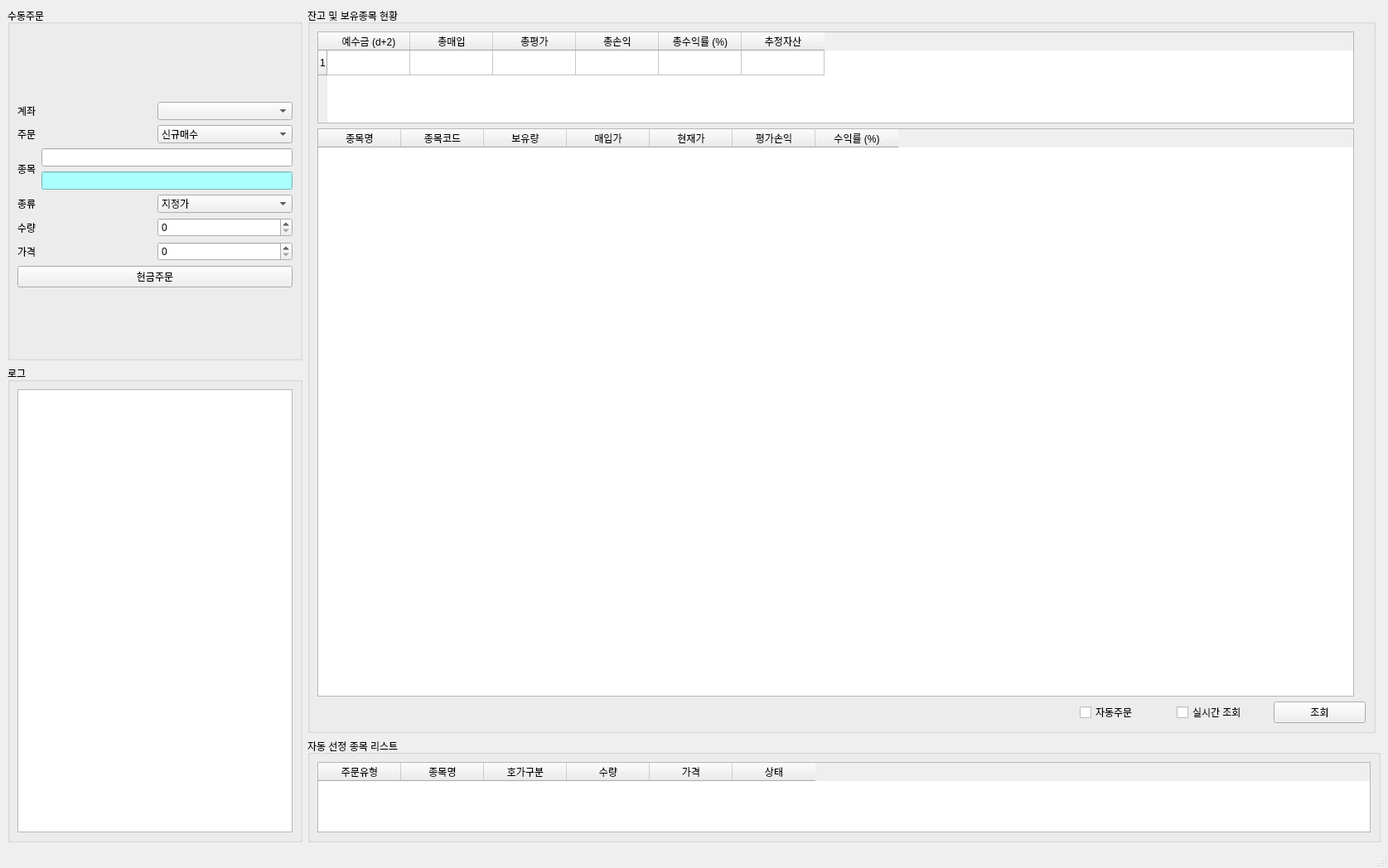
<?xml version="1.0" encoding="UTF-8"?>
<ui version="4.0">
 <class>MainWindow</class>
 <widget class="QMainWindow" name="MainWindow">
  <property name="geometry">
   <rect>
    <x>0</x>
    <y>0</y>
    <width>1675</width>
    <height>1048</height>
   </rect>
  </property>
  <property name="windowTitle">
   <string>PyTrader v0.4</string>
  </property>
  <property name="windowIcon">
   <iconset>
    <normaloff>pytrader.png</normaloff>pytrader.png</iconset>
  </property>
  <widget class="QWidget" name="centralwidget">
   <layout class="QHBoxLayout" name="horizontalLayout_10">
    <item>
     <layout class="QHBoxLayout" name="horizontalLayout_9">
      <item>
       <layout class="QVBoxLayout" name="verticalLayout_7">
        <item>
         <widget class="QGroupBox" name="groupBox">
          <property name="minimumSize">
           <size>
            <width>356</width>
            <height>426</height>
           </size>
          </property>
          <property name="maximumSize">
           <size>
            <width>356</width>
            <height>426</height>
           </size>
          </property>
          <property name="title">
           <string>수동주문</string>
          </property>
          <layout class="QVBoxLayout" name="verticalLayout_4" stretch="0">
           <property name="topMargin">
            <number>18</number>
           </property>
           <item>
            <layout class="QVBoxLayout" name="verticalLayout_2">
             <item>
              <layout class="QHBoxLayout" name="horizontalLayout">
               <item>
                <widget class="QLabel" name="label">
                 <property name="text">
                  <string>계좌</string>
                 </property>
                 <property name="buddy">
                  <cstring>accountComboBox</cstring>
                 </property>
                </widget>
               </item>
               <item>
                <widget class="QComboBox" name="accountComboBox"/>
               </item>
              </layout>
             </item>
             <item>
              <layout class="QHBoxLayout" name="horizontalLayout_2">
               <item>
                <widget class="QLabel" name="label_2">
                 <property name="text">
                  <string>주문</string>
                 </property>
                 <property name="buddy">
                  <cstring>orderTypeComboBox</cstring>
                 </property>
                </widget>
               </item>
               <item>
                <widget class="QComboBox" name="orderTypeComboBox">
                 <item>
                  <property name="text">
                   <string>신규매수</string>
                  </property>
                 </item>
                 <item>
                  <property name="text">
                   <string>신규매도</string>
                  </property>
                 </item>
                 <item>
                  <property name="text">
                   <string>매수취소</string>
                  </property>
                 </item>
                 <item>
                  <property name="text">
                   <string>매도취소</string>
                  </property>
                 </item>
                </widget>
               </item>
              </layout>
             </item>
             <item>
              <layout class="QHBoxLayout" name="horizontalLayout_6">
               <item>
                <widget class="QLabel" name="label_3">
                 <property name="text">
                  <string>종목</string>
                 </property>
                 <property name="buddy">
                  <cstring>codeLineEdit</cstring>
                 </property>
                </widget>
               </item>
               <item>
                <layout class="QVBoxLayout" name="verticalLayout">
                 <item>
                  <widget class="QLineEdit" name="codeLineEdit"/>
                 </item>
                 <item>
                  <widget class="QLineEdit" name="codeNameLineEdit">
                   <property name="styleSheet">
                    <string notr="true">background-color: rgb(170, 255, 255)</string>
                   </property>
                  </widget>
                 </item>
                </layout>
               </item>
              </layout>
             </item>
             <item>
              <layout class="QHBoxLayout" name="horizontalLayout_3">
               <item>
                <widget class="QLabel" name="label_4">
                 <property name="text">
                  <string>종류</string>
                 </property>
                 <property name="buddy">
                  <cstring>hogaTypeComboBox</cstring>
                 </property>
                </widget>
               </item>
               <item>
                <widget class="QComboBox" name="hogaTypeComboBox">
                 <item>
                  <property name="text">
                   <string>지정가</string>
                  </property>
                 </item>
                 <item>
                  <property name="text">
                   <string>시장가</string>
                  </property>
                 </item>
                </widget>
               </item>
              </layout>
             </item>
             <item>
              <layout class="QHBoxLayout" name="horizontalLayout_4">
               <item>
                <widget class="QLabel" name="label_5">
                 <property name="text">
                  <string>수량</string>
                 </property>
                 <property name="buddy">
                  <cstring>qtySpinBox</cstring>
                 </property>
                </widget>
               </item>
               <item>
                <widget class="QSpinBox" name="qtySpinBox">
                 <property name="maximum">
                  <number>1000000</number>
                 </property>
                </widget>
               </item>
              </layout>
             </item>
             <item>
              <layout class="QHBoxLayout" name="horizontalLayout_5">
               <item>
                <widget class="QLabel" name="label_6">
                 <property name="text">
                  <string>가격</string>
                 </property>
                 <property name="buddy">
                  <cstring>priceSpinBox</cstring>
                 </property>
                </widget>
               </item>
               <item>
                <widget class="QSpinBox" name="priceSpinBox">
                 <property name="maximum">
                  <number>1000000</number>
                 </property>
                 <property name="singleStep">
                  <number>50</number>
                 </property>
                </widget>
               </item>
              </layout>
             </item>
             <item>
              <widget class="QPushButton" name="orderBtn">
               <property name="text">
                <string>현금주문</string>
               </property>
              </widget>
             </item>
            </layout>
           </item>
          </layout>
         </widget>
        </item>
        <item>
         <widget class="QGroupBox" name="groupBox_4">
          <property name="maximumSize">
           <size>
            <width>356</width>
            <height>16777215</height>
           </size>
          </property>
          <property name="title">
           <string>로그</string>
          </property>
          <layout class="QHBoxLayout" name="horizontalLayout_7">
           <item>
            <widget class="QTextEdit" name="logTextEdit"/>
           </item>
          </layout>
         </widget>
        </item>
       </layout>
      </item>
      <item>
       <layout class="QVBoxLayout" name="verticalLayout_6">
        <item>
         <widget class="QGroupBox" name="groupBox_2">
          <property name="minimumSize">
           <size>
            <width>1289</width>
            <height>876</height>
           </size>
          </property>
          <property name="maximumSize">
           <size>
            <width>1289</width>
            <height>876</height>
           </size>
          </property>
          <property name="title">
           <string>잔고 및 보유종목 현황</string>
          </property>
          <layout class="QVBoxLayout" name="verticalLayout_3">
           <item>
            <widget class="QTableWidget" name="accountEvaluationTable">
             <property name="minimumSize">
              <size>
               <width>1251</width>
               <height>111</height>
              </size>
             </property>
             <property name="maximumSize">
              <size>
               <width>1251</width>
               <height>111</height>
              </size>
             </property>
             <property name="rowCount">
              <number>1</number>
             </property>
             <row/>
             <column>
              <property name="text">
               <string>예수금 (d+2)</string>
              </property>
             </column>
             <column>
              <property name="text">
               <string>총매입</string>
              </property>
             </column>
             <column>
              <property name="text">
               <string>총평가</string>
              </property>
             </column>
             <column>
              <property name="text">
               <string>총손익</string>
              </property>
             </column>
             <column>
              <property name="text">
               <string>총수익률 (%)</string>
              </property>
             </column>
             <column>
              <property name="text">
               <string>추정자산</string>
              </property>
             </column>
            </widget>
           </item>
           <item>
            <widget class="QTableWidget" name="stocksTable">
             <property name="minimumSize">
              <size>
               <width>1251</width>
               <height>631</height>
              </size>
             </property>
             <property name="maximumSize">
              <size>
               <width>1251</width>
               <height>16777215</height>
              </size>
             </property>
             <column>
              <property name="text">
               <string>종목명</string>
              </property>
             </column>
             <column>
              <property name="text">
               <string>종목코드</string>
              </property>
             </column>
             <column>
              <property name="text">
               <string>보유량</string>
              </property>
             </column>
             <column>
              <property name="text">
               <string>매입가</string>
              </property>
             </column>
             <column>
              <property name="text">
               <string>현재가</string>
              </property>
             </column>
             <column>
              <property name="text">
               <string>평가손익</string>
              </property>
             </column>
             <column>
              <property name="text">
               <string>수익률 (%)</string>
              </property>
             </column>
            </widget>
           </item>
           <item>
            <layout class="QHBoxLayout" name="horizontalLayout_8" stretch="0,0,0">
             <property name="leftMargin">
              <number>920</number>
             </property>
             <item>
              <widget class="QCheckBox" name="AutomaticOrder_CheckBox">
               <property name="enabled">
                <bool>true</bool>
               </property>
               <property name="maximumSize">
                <size>
                 <width>170</width>
                 <height>28</height>
                </size>
               </property>
               <property name="contextMenuPolicy">
                <enum>Qt::ActionsContextMenu</enum>
               </property>
               <property name="toolTipDuration">
                <number>-1</number>
               </property>
               <property name="text">
                <string>자동주문</string>
               </property>
               <property name="checked">
                <bool>false</bool>
               </property>
              </widget>
             </item>
             <item>
              <widget class="QCheckBox" name="realtimeCheckBox">
               <property name="enabled">
                <bool>true</bool>
               </property>
               <property name="maximumSize">
                <size>
                 <width>170</width>
                 <height>28</height>
                </size>
               </property>
               <property name="text">
                <string>실시간 조회</string>
               </property>
              </widget>
             </item>
             <item>
              <widget class="QPushButton" name="inquiryBtn">
               <property name="maximumSize">
                <size>
                 <width>150</width>
                 <height>46</height>
                </size>
               </property>
               <property name="text">
                <string>조회</string>
               </property>
              </widget>
             </item>
            </layout>
           </item>
          </layout>
         </widget>
        </item>
        <item>
         <widget class="QGroupBox" name="groupBox_3">
          <property name="title">
           <string>자동 선정 종목 리스트</string>
          </property>
          <layout class="QVBoxLayout" name="verticalLayout_5">
           <item>
            <widget class="QTableWidget" name="automatedStocksTable">
             <column>
              <property name="text">
               <string>주문유형</string>
              </property>
             </column>
             <column>
              <property name="text">
               <string>종목명</string>
              </property>
             </column>
             <column>
              <property name="text">
               <string>호가구분</string>
              </property>
             </column>
             <column>
              <property name="text">
               <string>수량</string>
              </property>
             </column>
             <column>
              <property name="text">
               <string>가격</string>
              </property>
             </column>
             <column>
              <property name="text">
               <string>상태</string>
              </property>
             </column>
            </widget>
           </item>
          </layout>
         </widget>
        </item>
       </layout>
      </item>
     </layout>
    </item>
   </layout>
  </widget>
  <widget class="QMenuBar" name="menubar">
   <property name="geometry">
    <rect>
     <x>0</x>
     <y>0</y>
     <width>1675</width>
     <height>21</height>
    </rect>
   </property>
  </widget>
  <widget class="QStatusBar" name="statusbar"/>
 </widget>
 <tabstops>
  <tabstop>accountComboBox</tabstop>
  <tabstop>orderTypeComboBox</tabstop>
  <tabstop>codeLineEdit</tabstop>
  <tabstop>hogaTypeComboBox</tabstop>
  <tabstop>qtySpinBox</tabstop>
  <tabstop>priceSpinBox</tabstop>
  <tabstop>orderBtn</tabstop>
  <tabstop>codeNameLineEdit</tabstop>
 </tabstops>
 <resources/>
 <connections/>
</ui>
